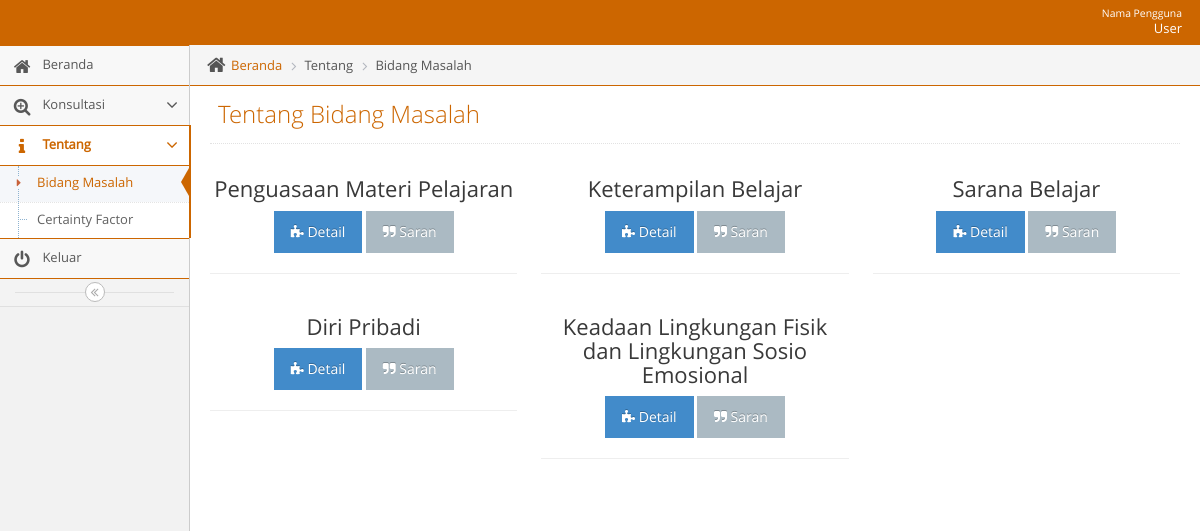
Before: /admin/adminmainapp.php?unit=p_bidang_masalah_unit&act=datagrid (signed in) with the older database file.
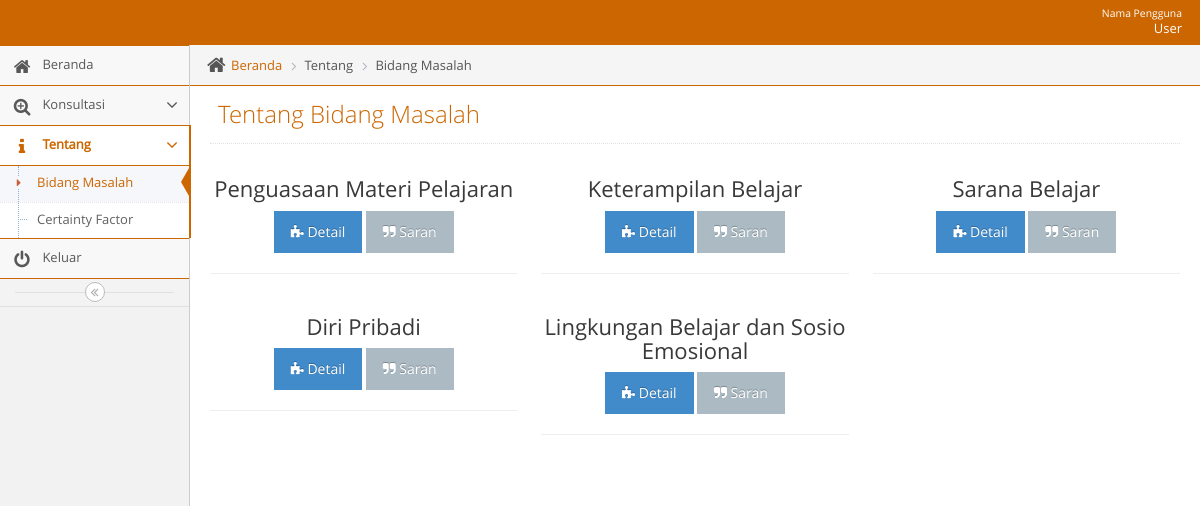
After: the same page with the newer database file.
### tables this page shows
CREATE TABLE `t_bidang_masalah` (
  `id_bidang_masalah` int(11) NOT NULL,
  `kode_bidang_masalah` varchar(5) NOT NULL,
  `nama_bidang_masalah` varchar(100) NOT NULL,
  `detail_bidang_masalah` varchar(1000) NOT NULL,
  `layanan` varchar(1000) NOT NULL
);

### admin/unit/p_bidang_masalah_unit.php (the view, shortened to what this page needs)
<?php
include("../admin/leftbar.php");
?>
		<div class="main-content">
			<div class="main-content-inner">
				<div class="breadcrumbs ace-save-state" id="breadcrumbs">
						<ul class="breadcrumb">
							<li>
								<i class="ace-icon fa fa-home home-icon"></i>
								<a href="#">Beranda</a>
							</li>
              <li>Tentang</li>
							<li>Bidang Masalah</li>
						</ul>
					</div>
				<div class="page-content">
					<div class="page-header">
						<h1>Tentang Bidang Masalah</h1>
					</div>
					<div class="row">
  <?php
	$hasill =" SELECT * FROM t_bidang_masalah ";
  $hasil = mysqli_query($mysqli, $hasill);
  while ($r = mysqli_fetch_array($hasil)) {
      ?>
      <div class="col-lg-4 col-md-4 col-sm-4 col-xs-12" data-aos="fade-right">
        <div class="card text-center">
          <div class="card-block">
            <h4 class="card-title"><h3 class="bg-keterangan"><?php echo $r['nama_bidang_masalah']; ?></h3>
              <a class="btn btn-primary btn-flat margin" href="#" data-toggle="modal" data-target="#modal<?php echo $r['kode_bidang_masalah']; ?>"><i class="fa fa-puzzle-piece" aria-hidden="true"></i> Detail</a>
              <a class="btn bg-olive btn-flat margin" href="#" data-toggle="modal" data-target="#modaltindakan<?php echo $r['kode_bidang_masalah']; ?>"><i class="fa fa-quote-right" aria-hidden="true"></i> Saran</a>
          </div>
        </div>
        <hr>
      </div>
  <?php } ?>
</div>
					</div>
				</div>
			</div>
		</div>
            <?php
            include("../admin/footer.php");
            ?>
	</body>
</html>

Changed rows visible on the page:
changed t_bidang_masalah: nama_bidang_masalah "Keadaan Lingkungan Fisik dan Lingkungan Sosio Emosional" → "Lingkungan Belajar dan Sosio Emosional"
